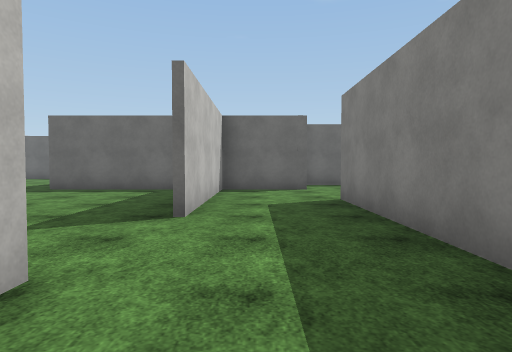
[1] (above)

24 first-person views from a walk through a scene from a Unity 3-D project. The camera is 1.3 m above the floor, tilts 2° down and sees 75° across. The floor is counted in squares, 2 m on a side. Each view is taken from the middle of a square. On the plan, view 1 faces up. The plan holds only what a view shows up to about 10 squares ahead; the rest is blank. The place goes on beyond the plan. The player character is not drawn. Surface patterns are stand-ins for the level's own textures.

[2]
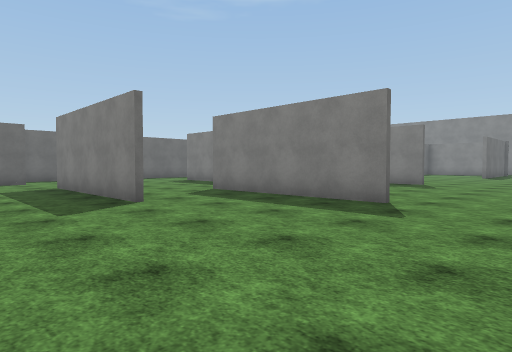

[3]
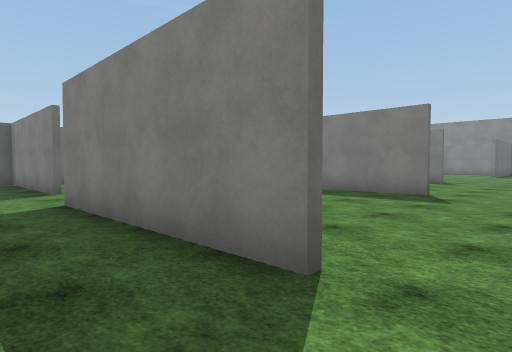

[4]
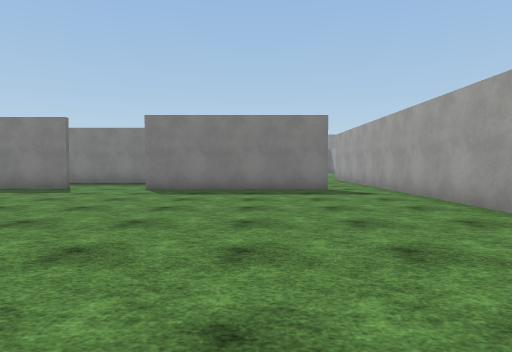

[5]
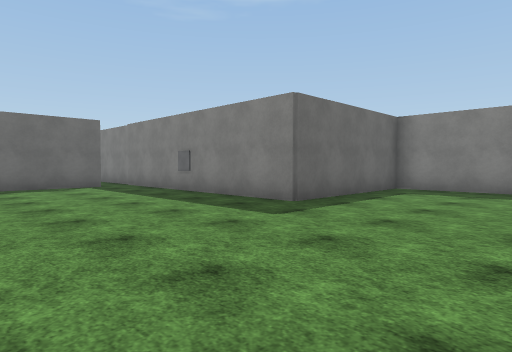

[6]
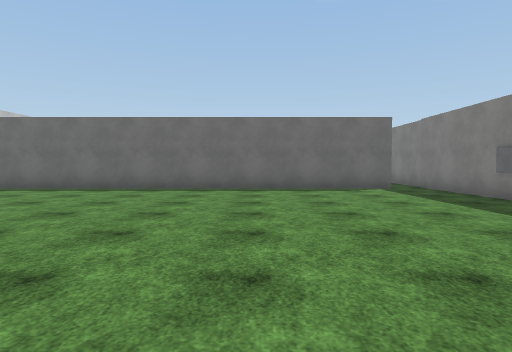

[7]
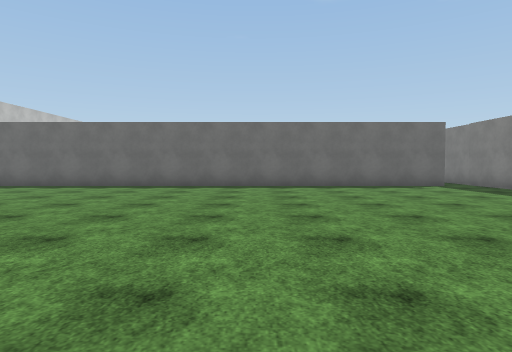

[8]
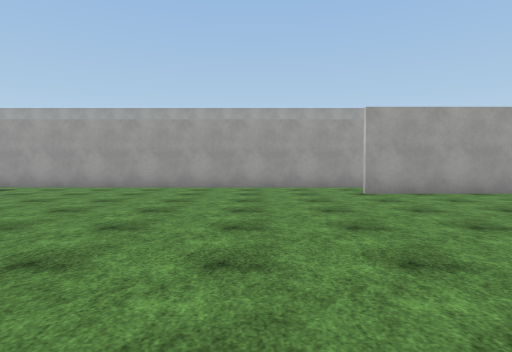

[9]
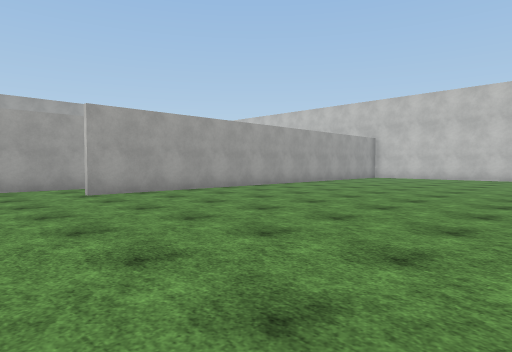

[10]
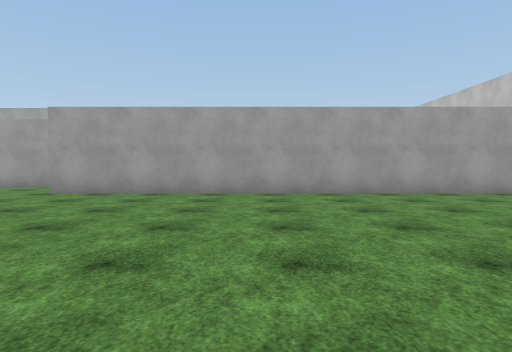

[11]
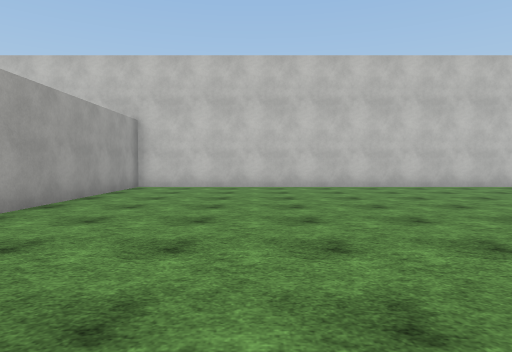

[12]
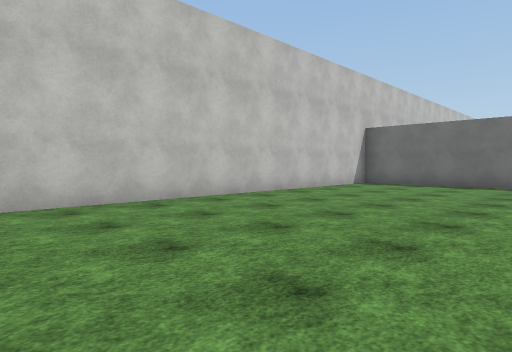

[13]
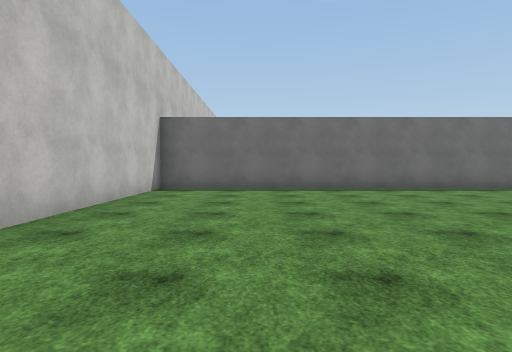

[14]
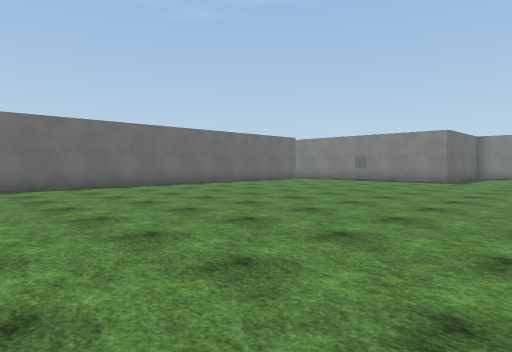

[15]
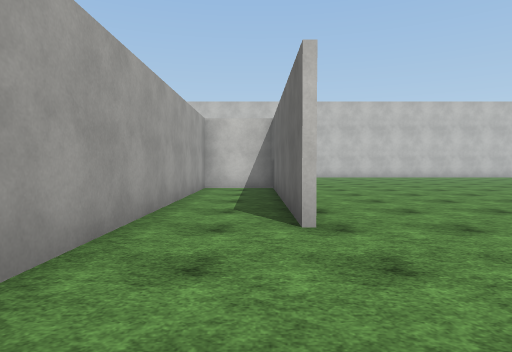

[16]
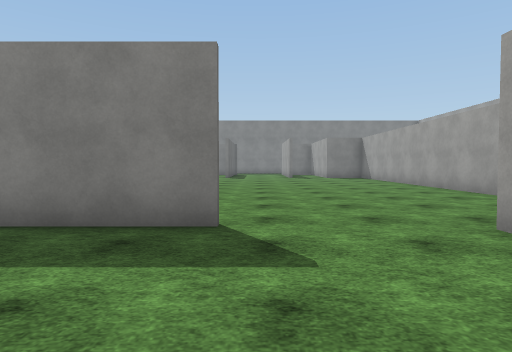

[17]
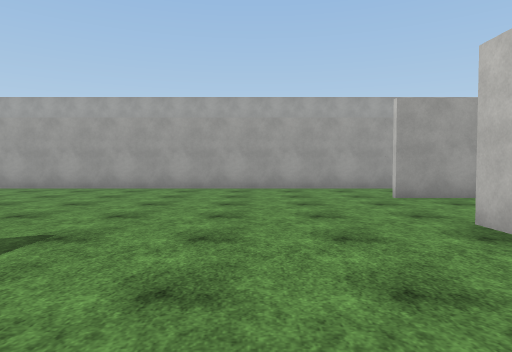

[18]
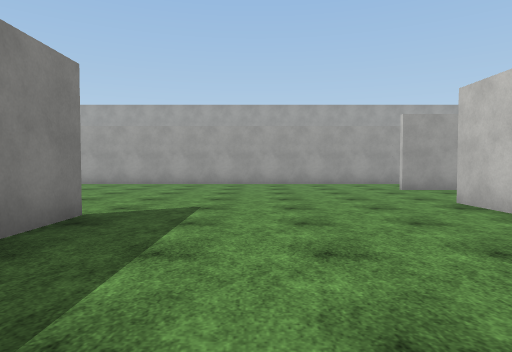

[19]
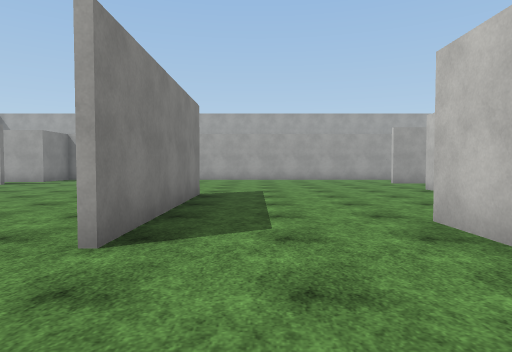

[20]
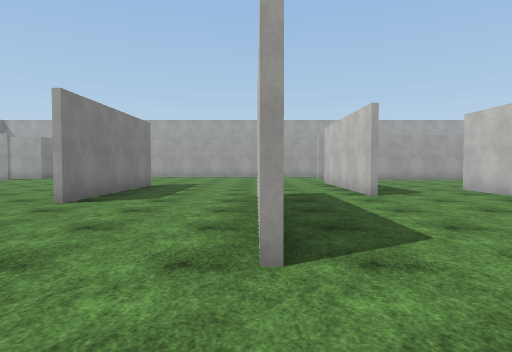

[21]
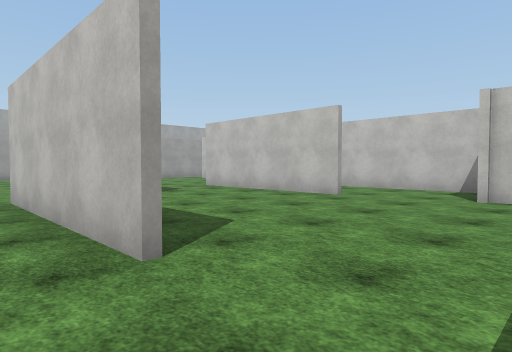

[22]
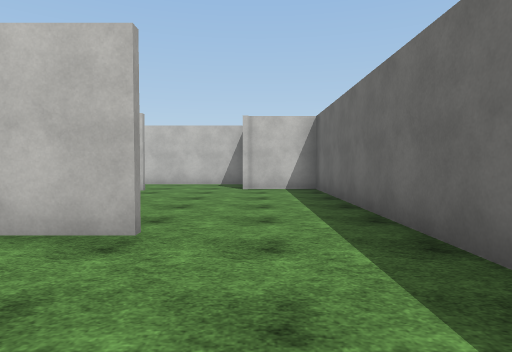

[23]
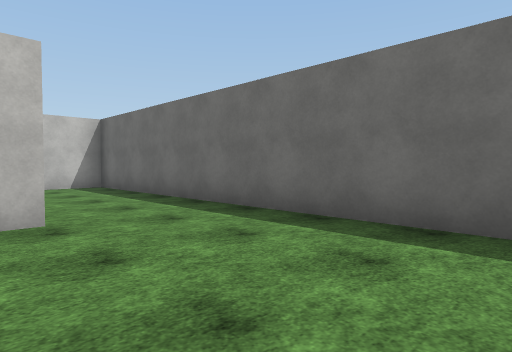

[24]
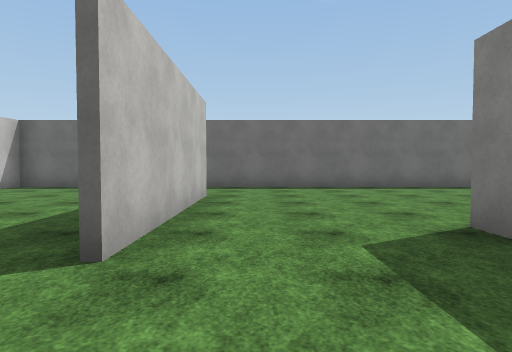

### Floor plan
Points are (right, up) in squares from view 1. A wall is a line through its corners. A room is listed if a view was taken in it or the views show most of it. See-through windows are left out.
Room 1 (views 1, 16, 17, 24)
walls: (4.5, -1.6) (4.5, 1.6); (2.8, -4.4) (4.4, -4.4); (10.2, -0.2) (10.2, 3.5); (4.4, -7) (11.5, -7); (4.6, 3.1) (4.6, -1.6)
ways out: opening at (-1, -3.5) to room 2; opening at (0.5, 2) to room 2; opening at (3, 2.5) to room 3; opening at (5.5, 4) to room 3; opening at (8.5, 4) to room 3; opening at (11, 5) to room 3; opening at (4, -6)
Room 2 (views 2, 3, 4, 5, 6, 7, 8, 9, 10, 11, 12, 13, 14, 15)
walls: (-11.4, -2.5) (-17.2, -2.5) (-17.2, -4.4) (0, -4.4); (-1, 4) (-1, 8.7) (-5.4, 8.7) (-5.4, 14.6); (-6.2, 15) (-24.6, 15) (-24.6, -2.4) (-11.4, -2.4); (-0.9, 6.5) (-0.9, 4); (-1.4, -2.9) (-1.4, 1.9); (1.6, 1.4) (1.6, 6.2)
ways out: opening at (-1, -3.5) to room 1; opening at (0.5, 2) to room 1; opening at (0.5, 5.5) to room 3; opening at (-6, 15)
Room 3 (views 18, 19, 20, 21, 22, 23)
walls: (7, 8) (7, 3.1); (1.7, 6.2) (1.7, 1.5); (10.2, 3.5) (10.2, 4.5); (4.5, 1.6) (4.5, 3.1); (11.5, 10.6) (1.2, 10.6) (1.2, 8.7) (-0.9, 8.7) (-0.9, 6.5)
ways out: opening at (3, 2.5) to room 1; opening at (5.5, 4) to room 1; opening at (8.5, 4) to room 1; opening at (11, 5) to room 1; opening at (0.5, 5.5) to room 2

Positions as (right, up) in squares from view 1, and headings:
1: (0, 0), facing up
2: (-1, -4), facing up-right
3: (-3, -4), facing up-right
4: (-10, -1), facing right
5: (-10, 5), facing up-right
6: (-10, 6), facing up
7: (-12, 5), facing up
8: (-9, 5), facing down
9: (-9, 5), facing down-left
10: (-16, 5), facing down
11: (-15, 1), facing left
12: (-19, 4), facing up-left
13: (-22, 6), facing up
14: (-19, 5), facing up-right
15: (-8, -3), facing left
16: (1, -2), facing right
17: (7, 2), facing down
18: (8, 4), facing down
19: (9, 7), facing down
20: (7, 10), facing down
21: (8, 10), facing down-left
22: (10, 9), facing left
23: (11, 7), facing up-left
24: (8, 1), facing up
